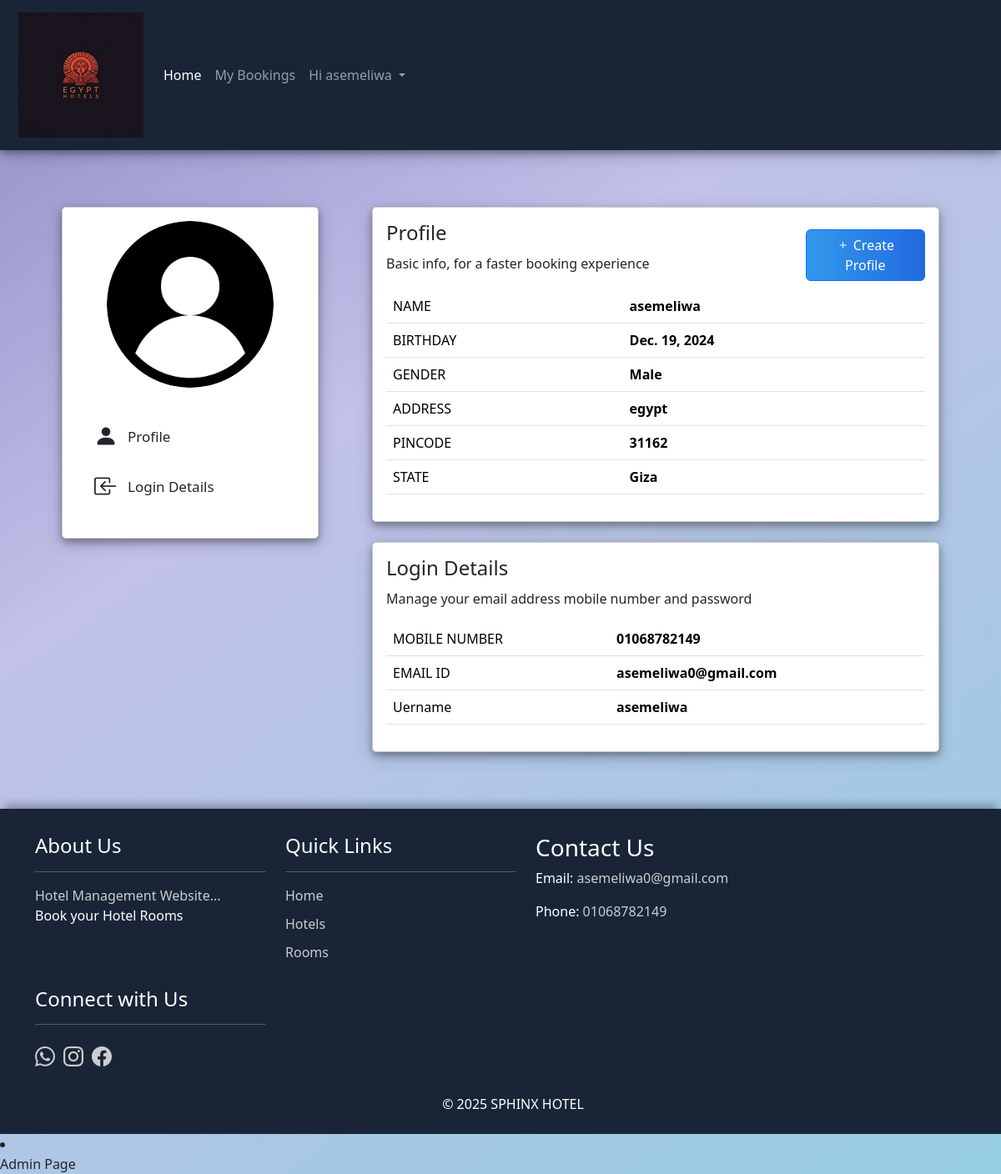
Screenshot of /profile/10/ with the database file from the repository.
### hmsApp/models.py (models this page shows, shortened)
class Profile(models.Model):
    user = models.ForeignKey(User, on_delete=models.CASCADE, default=1)
    name = models.CharField(max_length=30, blank=True, null=True)
    gender = models.CharField(max_length=30, blank=True, null=True)
    address = models.TextField(max_length=200, blank=True)
    profilePic = models.ImageField(upload_to='profile_pics/', default='profile_pics/default.jpg', null=True, blank=True)
    pincode = models.CharField(max_length=30, blank=True, null=True)
    state = models.CharField(max_length=30, blank=True, null=True)
    dob = models.DateField(default='2000-01-01', null=True, blank=True)
    phoneNo = models.CharField(max_length=10, blank=True, null=True)

### hmsApp/views.py (the view)
# urls.py: path("profile/<int:user_id>/", views.profile, name="profile"),
def profile(req, user_id):
    profile_object = get_object_or_404(User, pk=user_id)
    profile = Profile.objects.get(user=profile_object)
    user = profile.user
    current_user = req.user
    is_current_user = current_user == user
    context = {
        "user": user,
        "profile_object": profile_object,
        "profile": profile,
        "is_current_user": is_current_user,
    }
    return render(req, "profile.html", context)

### hmsApp/templates/profile.html (shortened to what this page needs)
{% extends 'base.html' %}
{% load static %}
{% block body %}
<div class="container mt-5 mb-5">
    <div class="row">
        <div class="col-md-4 leftbar">
            <div class="card">
                <div class="card-body">
                    <div class="mb-3">
                        <div class="d-flex justify-content-center mb-4 avatar">
                            {% if not is_current_user %}
                            <img src="{% static 'images/user1 (1).png' %}" class="rounded-circle"
                                style="width: 200px; height: 200px; object-fit: cover;" alt="">
                            {% else %}
                            <img src="{{profile.profilePic.url}}" alt="" class="rounded-circle"
                                style="width: 200px; height: 200px; object-fit: cover;">
                            {% endif %}
                        </div>
                    </div>
                    <nav class="sidebar">
                        <a href="#personal-details" class="active">
                            <span>
                                <i class="bi bi-person-fill"></i>
                                <span>Profile </span>
                            </span>
                        </a>
                        <a href="#login-details">
                            <span>
                                <i class="bi bi-box-arrow-in-left"></i>
                                <span>Login Details</span>
                            </span>
                        </a>
                    </nav>
                </div>
            </div>
        </div>
        <div class="col-md-8">
            <div class="card mb-4" id="personal-details">
                <div class="card-body">
                    <div class="row">
                        <div class="col-md-9">
                            <h3 class="card-title">Profile</h3>
                            <p>Basic info, for a faster booking experience</p>
                        </div>
                        <div class="col-md-3">
                            {% if is_current_user %}
                            <a href="" data-bs-toggle="modal" data-bs-target="#editprofile"
                                class="btn btn-primary editprofile"><i class="bi bi-pencil"></i> Edit Profile</a>
                            {% else %}
                            <a href="" data-bs-toggle="modal" data-bs-target="#profile"
                                class="btn btn-primary createprofile"><i class="bi bi-plus"></i> Create Profile</a>
                            {% endif %}
                        </div>
                    </div>
                    <table cellspacing="10px" cellpadding="10px" class="table ">
                        <tr>
                            <td>NAME</td>
                            <th>
                                {{ profile.name }}
                            </th>
                        </tr>
                        <tr>
                            <td>BIRTHDAY</td>
                            <th>
                                {{ profile.dob }}
                            </th>
                        </tr>
                        <tr>
                            <td>GENDER</td>
                            <th>
                                {{ profile.gender }}
                            </th>
                        </tr>
                        <tr>
                            <td>ADDRESS</td>
                            <th>
                                {{ profile.address }}
                            </th>
                        </tr>
                        <tr>
                            <td>PINCODE</td>
                            <th>
                                {{ profile.pincode }}
                            </th>
                        </tr>
                        <tr>
                            <td>STATE</td>
                            <th>
                                {{ profile.state }}
                            </th>
                        </tr>
                    </table>
                </div>
            </div>
            <div id="login-details" class="card">
                <div class="card-body">
                    <h3 class="card-title">Login Details</h3>
                    <p>Manage your email address mobile number and password</p>
                    <table cellspacing="10px" cellpadding="10px" class="table">
                        <tr>
                            <td>MOBILE NUMBER</td>
                            <th>
                                {{ profile.phoneNo }}
                            </th>
                        </tr>
                        <tr>
                            <td>EMAIL ID</td>
                            <th>{{user.email}}</th>
                        </tr>
                        <tr>
                            <td>Uername</td>
                            <th>{{user.username}}</th>
                        </tr>
                    </table>
                </div>
            </div>
        </div>
    </div>
</div>
{% endblock %}

### hmsApp/templates/base.html (shortened to what this page needs)
{% load static %}
<!DOCTYPE html>
<html lang="en">
<head>
    <link rel="stylesheet" href="{% static 'css/bootstrap.min.css'%}">
    <link rel="stylesheet" href="https://cdn.jsdelivr.net/npm/bootstrap-icons@1.11.2/font/bootstrap-icons.min.css">
</head>
<body>
    <div class="container-fluid">
        <div class="row">
            <nav class="navbar navbar-expand-lg navbar-dark" style="background-color: #192537;">
                <div class="container-fluid">
                    <a class="navbar-brand" href="/"><img src="{% static 'images/logo2.png' %}" width="150px"></a>
                    <div class="collapse navbar-collapse" id="navbarSupportedContent">
                        <ul class="navbar-nav me-auto mb-2 mb-lg-0">
                            <li class="nav-item">
                                <a class="nav-link active" aria-current="page" href="/">Home</a>
                            </li>
                            <li class="nav-item">
                                <a class="nav-link" aria-current="page" href="/myBooking">My Bookings</a>
                            </li>
                            {% if user.is_authenticated %}
                            <li class="nav-item dropdown">
                                <a class="nav-link dropdown-toggle" data-bs-toggle="dropdown" href="#"
                                    id="navbarDropdown" role="button" aria-expanded="false">Hi {{user.username}}
                                </a>
                            </li>
                            {% endif %}
                        </ul>
                    </div>
                </div>
            </nav>
        </div>
    </div>
    <div class="container">
        {% block body %}
        {% endblock %}
    </div>
    <div class="container-fluid">
        <div class="row footer">
            <div class="col-md-3 footer-section">
                <h4>About Us</h4>
                <hr>
                <a href="http://127.0.0.1:8000/admin">Hotel Management Website...</a>
                <p>Book your Hotel Rooms</p>
            </div>
            <div class="col-md-3 footer-section">
                <h4>Quick Links</h4>
                <hr>
                <ul>
                    <li><a href="#">Home</a></li>
                    <li><a href="#">Hotels</a></li>
                    <li><a href="#">Rooms</a></li>
                </ul>
            </div>
            <div class="col-md-3 footer-section">
                <div class="contact">
                    <h3>Contact Us</h3>
                    <p>Email: <a href="mailto:asemeliwa0@gmail.com">asemeliwa0@gmail.com</a></p>
                    <p>Phone: <a href="tel:+201068782149">01068782149</a></p>
                </div>
            </div>
            <div class="col-md-3 footer-section">
                <h4>Connect with Us</h4>
                <hr>
                <div class="social-icons">
                    <h2><a href="https://web.whatsapp.com/"><i class="bi bi-whatsapp"></i></a></h2>
                    <h2><a href="https://www.instagram.com/"><i class="bi bi-instagram"></i></a></h2>
                    <h2><a href="https://web.facebook.com/"><i class="bi bi-facebook"></i></a></h2>
                </div>
            </div>
            <div class="col-md-12 mb-2">
                <p style="text-align: center;">&copy; 2025 SPHINX HOTEL </p>
            </div>
        </div>
    </div>
</body>
</html>
<li class="nav-item">
    <a class="nav-link" href="/admin/">Admin Page</a>
</li>

### hmsApp/templates/base.html (style rules this page uses)
body { background: linear-gradient(145deg, rgba(134, 129, 197, 0.8) 10%, rgba(178, 177, 227, 0.8) 35%, rgba(123, 193, 216, 0.8)100%); }
.container-fluid { padding: 0px 12px; }
.card, .search-container { box-shadow: 0 4px 8px 0 rgba(0, 0, 0, 0.3), 0 6px 20px 0 rgba(0, 0, 0, 0.19); }
.footer { background-color: #192537; color: #fff; padding: 30px 00px 0px 30px; box-shadow: 0 -10px 10px -5px rgba(0, 0, 0, 0.3); }
.footer a { text-decoration: none; color: #fff; }
.navbar { padding: 10px; box-shadow: 0 4px 8px 0 rgba(0, 0, 0, 0.3), 0 6px 20px 0 rgba(0, 0, 0, 0.19); }
.footer-section { flex: 1 0 100%; max-width: 300px; margin-bottom: 20px; }
.footer-section ul { list-style: none; padding: 0; margin: 0; }
.footer-section li { margin-bottom: 10px; }
.footer-section a { color: #ccc; text-decoration: none; }
.social-icons { display: flex; gap: 10px; }
.social-icons a { color: #ccc; text-decoration: none; font-size: 24px; }
.card { display: flex; margin: 20px; border: 1px solid #ccc; border-radius: 5px; overflow: hidden; }
.card-title { font-size: 1.5rem; margin-bottom: 10px; }
.avatar { position: relative; }
.sidebar { display: flex; flex-direction: column; align-items: flex-start; width: 250px; height: 100%; padding: 10px 10px 10px 10px; transition: 0.3s; }
.sidebar a { height: 60px; background: transparent; border: 0; padding: 0; font-family: inherit; color: inherit; cursor: pointer; }
.sidebar a>span { display: flex; align-items: center; gap: 12px; height: 48px; padding: 0 12px; border-radius: 5px; line-height: 1; width: 250px; }
.sidebar a>span>span { transition: 0.3s; }
a { text-decoration: none; }
.sidebar a i { position: relative; font-size: 28px; transition: 0.2s; }
.sidebar a span { font-size: 17px; }
.createprofile { background-image: linear-gradient(to right, rgb(50, 152, 235), rgb(33, 106, 224)); margin: 10px 0px; }

### rows the page displays
Profile: name "asemeliwa", dob "Dec. 19, 2024", gender "Male", address "egypt", pincode "31162", state "Giza", phoneNo "01068782149"

### other values shown
{{ user.username }} "asemeliwa"
{{ user.email }} "asemeliwa0@gmail.com"
